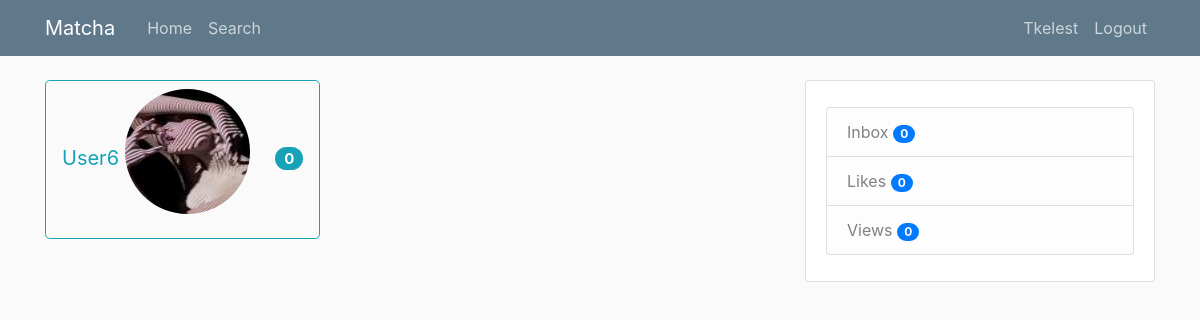
Screenshot of /inbox (signed in) with the database file from the repository.
### tables this page shows
CREATE TABLE users (
            user_id INTEGER PRIMARY KEY AUTOINCREMENT,
            firstname TEXT NOT NULL,
            lastname TEXT NOT NULL,
            age INTEGER NOT NULL,
            birthdate TEXT NOT NULL,
            username TEXT NOT NULL,
            email TEXT NOT NULL,
            password TEXT NOT NULL,
            gender TEXT NOT NULL,
            sexual_pref TEXT NULL,
            biography TEXT NULL,
            famerating INTEGER DEFAULT 100,
            image_file_p TEXT DEFAULT "default.jpg",
            image_file_1 TEXT NULL,
            image_file_2 TEXT NULL,
            image_file_3 TEXT NULL,
            image_file_4 TEXT NULL,
            image_file_5 TEXT NULL,
            geo_track TEXT DEFAULT "1",
            location_city TEXT NULL,
            location_region TEXT NULL,
            lat_data INTEGER NULL,
            long_data INTEGER NULL,
            last_seen TEXT NULL,
            authenticated INTEGER DEFAULT 0
            );

CREATE TABLE likes (
            id INTEGER PRIMARY KEY AUTOINCREMENT,
            liked_user INTEGER NULL,
            user_id INTEGER NOT NULL,
            FOREIGN KEY (user_id)
                REFERENCES users (user_id) 
            );

### matcha/routes.py (the view)
@app.route('/inbox')
@login_required
def inbox():
    conn = sql.connect('matcha\\users.db')
    cur = conn.cursor()
    cur.execute("SELECT * FROM likes WHERE likes.user_id=:currentuser", {'currentuser': current_user.user_id})
    users_liked = cur.fetchall()
    print('Likes BY Current user:            ', users_liked)
    cur.execute("SELECT likes.liked_user, likes.user_id, users.username, users.image_file_p FROM likes, users WHERE likes.liked_user=:currentuser AND likes.user_id=users.user_id", {'currentuser': current_user.user_id})
    users_likedby = cur.fetchall()
    print('Likes FROM Users -> Current user: ', users_likedby)
    true_likes = []
    for index, like in enumerate(users_liked):
                i = 0
                while i != len(users_likedby):
                    if like[1] == users_likedby[i][1]:
                        notification = message_notifications(conn, cur, users_likedby[i][1], current_user.user_id)
                        new_data = append_to_tuple(users_likedby[i], notification)
                        true_likes.append(new_data)
                        break
                    i = i + 1
    print('True Likes, visible users!      : ', true_likes)
    conn.close()
    return render_template('inbox.html', title='Inbox', users=true_likes) #user_images=user_images)

### matcha/models.py (called while the page is built)
@login_manager.user_loader
def load_user(id):
    conn = sql.connect('matcha\\users.db')
    cur = conn.cursor()
    cur.execute("SELECT * from users where email = (?)", [id])
    userrow = cur.fetchone()
    user = User(userrow[0], userrow[1], userrow[2], userrow[3], userrow[4],
            userrow[5], userrow[6], userrow[7], userrow[8], userrow[9],
            userrow[10], userrow[11], userrow[12], userrow[13], userrow[14],
            userrow[15], userrow[16], userrow[17], userrow[18], userrow[19],
            userrow[20], userrow[21], userrow[22], userrow[23], userrow[24])
    return (user)

### matcha/routes.py (called while the page is built)
def message_notifications(conn, cur, user_id, current_user):
    cur.execute("""SELECT new_messages FROM message_notifications
                WHERE last_seen_user_id=:last_seen_user_id""", {'last_seen_user_id': user_id})
    new_messages = cur.fetchone()
    cur.execute("""SELECT id FROM messages
                WHERE recipient=:recipient AND user_id=:user_id""", {'recipient': current_user, 'user_id': user_id})
    all_messages = len(cur.fetchall())
    if all_messages is None:
        all_messages = 0
    message_notif = all_messages - new_messages[0] if all_messages > new_messages[0] else new_messages[0] - all_messages
    return (message_notif)

def append_to_tuple(tuple_data, data_to_append):
    tuple_data = list(tuple_data)
    print ('TUPLE DATA', tuple_data)
    tuple_data.insert(4, data_to_append)
    print ('TUPLE DATA AFTER APPEND', tuple_data)
    tuple_data = tuple(tuple_data)
    return (tuple_data)

### matcha/templates/inbox.html (shortened to what this page needs)
{% extends "layout.html" %}
{% block content %}
{% for user in users %}
    <a href="{{ url_for('messages', user_id=user[1]) }}" role="button" class="btn btn-outline-info btn-lg">{{ user[2] }}
        <img class="rounded-circle account-img" src="/static/profile_pics/{{ user[3] }}">
        <span class="badge badge-pill badge-info">{{ user[4] }}</span>
    </a>
{% endfor %}
{% endblock content %}

### matcha/templates/layout.html (shortened to what this page needs)
<!DOCTYPE html>
<html lang="en">
<head>
    <link rel="stylesheet" href="https://stackpath.bootstrapcdn.com/bootstrap/4.3.1/css/bootstrap.min.css">
    <link rel="stylesheet" type="text/css" href="{{ url_for('static', filename='main.css') }}">
    <link rel="stylesheet" href="https://cdnjs.cloudflare.com/ajax/libs/font-awesome/4.7.0/css/font-awesome.min.css">
</head>
<body>
    <header class="site-header">
        <nav class="navbar navbar-expand-md navbar-dark bg-steel fixed-top">
            <div class="container">
                <a class="navbar-brand mr-4" href="/">Matcha</a>
                <div class="collapse navbar-collapse" id="navbarToggle">
                    <div class="navbar-nav mr-auto">
                        {% if current_user.is_authenticated %}
                        <a class="nav-item nav-link" href="{{ url_for('home') }}">Home</a>
                        <a class="nav-item nav-link" href="{{ url_for('search') }}">Search</a>
                        {% else %}
                        <a class="nav-item nav-link" href="{{ url_for('home') }}">Home</a>
                        <a class="nav-item nav-link" href="{{ url_for('about') }}">About</a>
                        {% endif %}
                    </div>
                    <div class="navbar-nav">
                        {% if current_user.is_authenticated %}
                            <a class="nav-item nav-link" href="{{ url_for('account') }}">{{ current_user.username }}</a>
                            <a class="nav-item nav-link align-middle" href="{{ url_for('logout') }}">Logout</a>
                        {% else %}
                            <a class="nav-item nav-link" href="{{ url_for('register') }}">Register</a>
                            <a class="nav-item nav-link" href="{{ url_for('login') }}">Login</a>
                        {% endif %}
                    </div>
                </div>
            </div>
        </nav>
    </header>
    <main role="main" class="container">
        <div class="row">
            <div class="col-md-8">
                {% block content %}{% endblock %}
            </div>
            {% if current_user.is_authenticated %}
            <div class="col-md-4">
                <div class="content-section">
                    <ul class="list-group mt-3">
                        <a href="{{ url_for('inbox') }}" class="list-group-item list-group-item-light">Inbox
                            <span id="inbox_count" class="badge badge-pill badge-primary"></span>
                        </a>
                        <a href="{{ url_for('likes') }}" class="list-group-item list-group-item-light">Likes
                            {% set new_messages = current_user.age %}
                            <span id="likes_count" class="badge badge-pill badge-primary"></span>
                        </a>
                        <a href="{{ url_for('views') }}" class="list-group-item list-group-item-light">Views
                            <span id="views_count" class="badge badge-pill badge-primary"></span>
                        </a>
                    </ul>
                </div>
            </div>
            {% endif %}
        </div>
    </main>
</body>
</html>

### matcha/static/main.css (style rules this page uses)
body { background: #fafafa; color: #333333; margin-top: 5rem; }
.bg-steel { background-color: #5f788a; }
.site-header .navbar-nav .nav-link { color: #cbd5db; }
.content-section { background: #ffffff; padding: 10px 20px; border: 1px solid #dddddd; border-radius: 3px; margin-bottom: 20px; }
.account-img { height: 125px; width: 125px; margin-right: 20px; margin-bottom: 16px; }

### rows the page displays
users: username "Tkelest"
likes: username "User6", image_file_p (picture), user "0"
